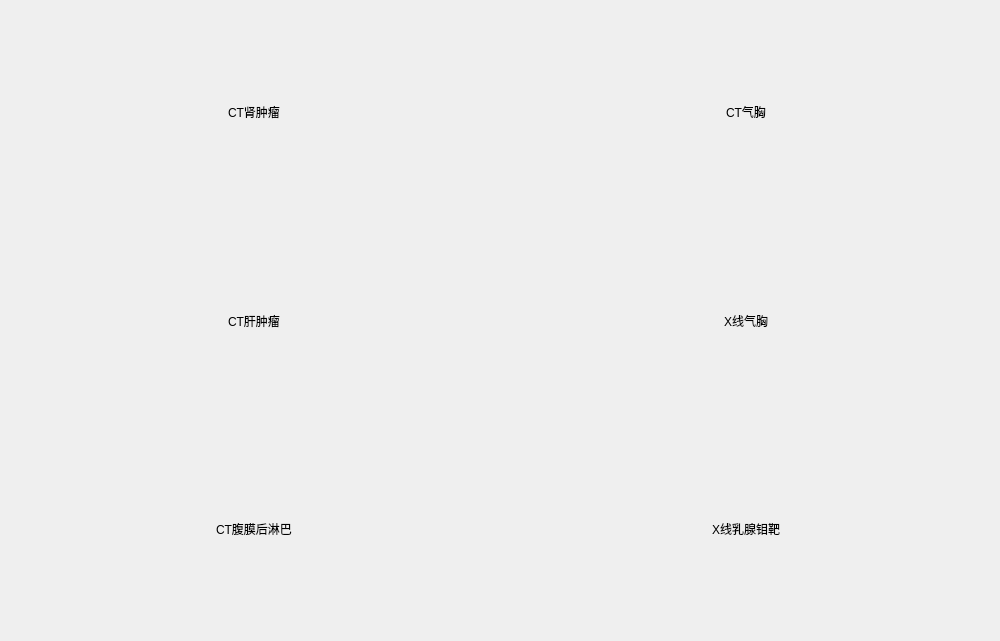
<?xml version="1.0" encoding="UTF-8"?>
<ui version="4.0">
 <class>select_Form</class>
 <widget class="QWidget" name="select_Form">
  <property name="geometry">
   <rect>
    <x>0</x>
    <y>0</y>
    <width>1000</width>
    <height>641</height>
   </rect>
  </property>
  <property name="windowTitle">
   <string>123</string>
  </property>
  <property name="layoutDirection">
   <enum>Qt::LeftToRight</enum>
  </property>
  <layout class="QGridLayout" name="gridLayout_2">
   <item row="0" column="1">
    <layout class="QGridLayout" name="gridLayout">
     <property name="sizeConstraint">
      <enum>QLayout::SetMaximumSize</enum>
     </property>
     <item row="2" column="0">
      <widget class="QLabel" name="label_2">
       <property name="text">
        <string>CT肝肿瘤</string>
       </property>
       <property name="alignment">
        <set>Qt::AlignCenter</set>
       </property>
      </widget>
     </item>
     <item row="1" column="0">
      <widget class="QLabel" name="label_3">
       <property name="text">
        <string>CT肾肿瘤</string>
       </property>
       <property name="alignment">
        <set>Qt::AlignCenter</set>
       </property>
      </widget>
     </item>
     <item row="1" column="1">
      <widget class="QLabel" name="label">
       <property name="text">
        <string>CT气胸</string>
       </property>
       <property name="alignment">
        <set>Qt::AlignCenter</set>
       </property>
      </widget>
     </item>
     <item row="2" column="1">
      <widget class="QLabel" name="label_6">
       <property name="text">
        <string>X线气胸</string>
       </property>
       <property name="alignment">
        <set>Qt::AlignCenter</set>
       </property>
      </widget>
     </item>
     <item row="3" column="1">
      <widget class="QLabel" name="label_5">
       <property name="text">
        <string>X线乳腺钼靶</string>
       </property>
       <property name="alignment">
        <set>Qt::AlignCenter</set>
       </property>
      </widget>
     </item>
     <item row="3" column="0">
      <widget class="QLabel" name="label_4">
       <property name="text">
        <string>CT腹膜后淋巴</string>
       </property>
       <property name="alignment">
        <set>Qt::AlignCenter</set>
       </property>
      </widget>
     </item>
    </layout>
   </item>
  </layout>
 </widget>
 <resources/>
 <connections/>
</ui>
